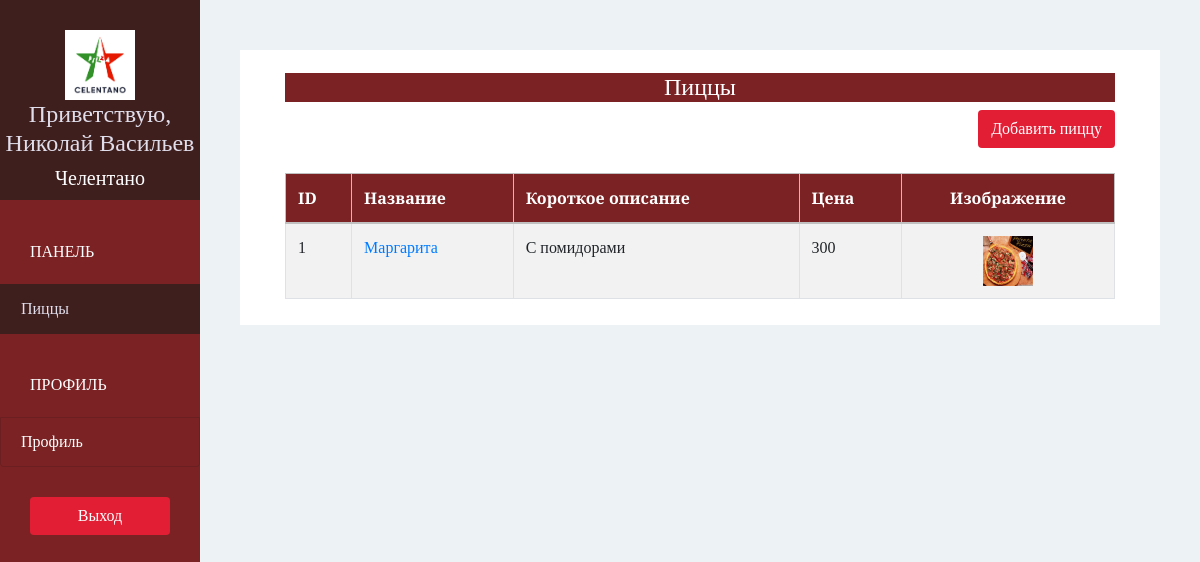
The app's page /pizzashop/pizza/ (signed in) with its own data.
### pizzashop/models.py (models this page shows, shortened)
class PizzaShop(models.Model):
    owner = models.OneToOneField(User, on_delete=models.CASCADE, related_name='pizzashop')
    name = models.CharField(max_length=30, verbose_name='Имя')
    phone = models.CharField(max_length=30, verbose_name='Телефон')
    address = models.CharField(max_length=30, verbose_name='Адрес')
    logo = models.ImageField(upload_to='pizzashop_logo/', blank=False, verbose_name='Логотип:')

class Pizza(models.Model):
    pizzashop = models.ForeignKey(PizzaShop, on_delete=models.CASCADE)
    name = models.CharField(max_length=30,)
    short_description = models.CharField(max_length=100)
    image = models.ImageField(upload_to='pizza_imsges/', blank=False)
    price = models.IntegerField(default=0)

### pizzashop/views.py (the view)
# urls.py: re_path(r'^pizzashop/pizza/$', views.pizzashop_pizza, name='pizzashop-pizza'),
@login_required(login_url='/pizzashop/sign-in/')
def pizzashop_pizza(request):
    pizzas = Pizza.objects.filter(pizzashop=request.user.pizzashop).order_by('-id')
    return render(request, 'pizzashop/pizza.html', context={'pizzas': pizzas})

### pizzashop/templates/pizzashop/pizza.html
{% extends 'pizzashop/base.html' %}
{% block page %}
<div class="my-container">
    <div class="container">
        <div class="row margin-0">
            <div class="col-lg-12" >
                <div class="panel">
                    <div class="panel-heading bg-ruby">
                        <h4 class="panel-title text-center text-white">
                            Пиццы
                        </h4>
                    </div>
                    <div class="panel-body ">
                        <div class="text-right">
                            <a href="{% url 'pizzashop-add-pizza' %}" class="btn btn-red">Добавить пиццу</a>
                        </div>
                    </div>
                </div>
            </div>
            <div class="col-lg-12" id="pizzas">
                <table class="table table-bordered table-hover table-striped">
                    <thead>
                    <tr class="bg-ruby text-white">
                        <th>ID</th>
                        <th>Название</th>
                        <th>Короткое описание</th>
                        <th>Цена</th>
                        <th class="text-center">Изображение</th>
                    </tr>
                    </thead>
                    <tbody>
                    {% for pizza in pizzas %}
                        <tr>
                            <td scope="row">{{ pizza.id }}</td>
                            <td><a href="{% url 'pizzashop-edit-pizza' pizza.id %}">{{ pizza.name }}</a></td>
                            <td>{{ pizza.short_description }}</td>
                            <td>{{ pizza.price }}</td>
                            <td class="text-center"><img class="img-rounded"
                                                         src="{{MEDIA_URL}}{{ pizza.image }}"
                                                         width="50", height="50"></td>
                        </tr>
                    {% endfor %}
                    </tbody>
                </table>
            </div>
        </div>
    </div>
</div>
{% endblock %}

### pizzashop/templates/pizzashop/base.html (shortened to what this page needs)
{% extends 'base.html' %}
{% block sidebar %}
{% url 'pizzashop-pizza' as pizzashop_pizza_url %}
{% url 'pizzashop-account' as pizzashop_account_url %}
    <div class="text-center">
        <img class="img-circle" src="{{ MEDIA_URL }}{{ request.user.pizzashop.logo }}" alt="" width="70" height="70">
        <h4>Приветствую, {{ request.user.get_full_name }}</h4>
        <h5>{{ request.user.pizzashop.name }}</h5>
    </div>
    <div class="list-group">
        <span class="text-uppercase">Панель</span>
        <a href="{% url 'pizzashop-pizza' %}"
           class="list-group-item {% if request.path == pizzashop_pizza_url %} active{% endif %}">Пиццы</a>
        <span class="text-uppercase">Профиль</span>
        <a href="{% url 'pizzashop-account' %}"
           class="list-group-item {% if request.path == pizzashop_account_url %} active {% endif %}">
            Профиль</a>
    </div>
    <div class="text-center">
        <a href="{% url 'sign-out' %}?next={{ request.path }}" class="btn btn-red">Выход</a>
    </div>
{% endblock %}

### pizzashop/static/css/style.css (style rules this page uses)
body { font-family: 'Playfair Display', serif; padding-top: 50px; background-color: #EDF2F5; overflow: auto; }
.bg-ruby { background-color : #7B2324; }
.margin-0 { margin: 0; }
.text-white { color: white; }
.btn-red { color: white; background-color: #E21E35; }
.sidebar >div:first-child { padding: 30px 0 10px; font-weight: bold; font-size: 14px; background-color: #3F1E1E; }
.sidebar > div:first-child > h4 { color: #e0deeb; }
.sidebar > div:first-child > h5 { color: #fff; margin: 0; }
.sidebar .list-group { padding: 0; background-color: #7B2324; }
.sidebar .list-group > span { color: white; display: block; margin-top: 20px; padding: 20px 30px; font-size: 16px; font-weight: 300; }
.sidebar .list-group .list-group-item.active, .sidebar .list-group .list-group-item:hover { background-color: #3F1E1E; color: #e0deeb; border-color: transparent; }
.list-group-item { background-color: #7B2324; color: white; }
.sidebar > div:last-child { padding: 30px; }
.sidebar > div:last-child .btn { width: 100%; }
.my-container { background-color: white; padding: 3px 15px 10px 15px; }
.content .panel { border: none; }
.panel-title { margin-top: 20px; }
#pizzas { margin-top: 25px; }
.table > thead > tr > th, .table > thead > tr > td { vertical-align: middle; }
.table, .table > thead > tr > th { border-color: silver; }

### records on screen
Pizza: id "1", name "Маргарита", short_description "С помидорами", price "300", image (picture)

### other values on screen
{{ request.user.get_full_name }} "Николай Васильев"
{{ request.user.pizzashop.name }} "Челентано"
